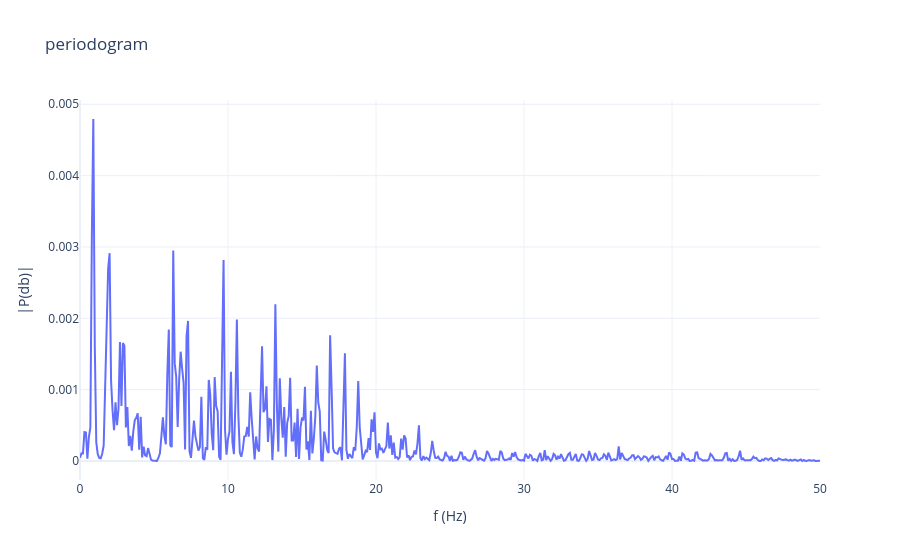

Notebook source saved alongside this figure:
### Code cell
faxis, pxx = periodogram(
    ecg_signal,
    fs=sfreq,
    window=windows.hamming(len(ecg_signal)),
    nfft=len(ecg_signal),
    scaling='density',
    return_onesided=True
)

fig = go.Figure()

fig.add_trace(go.Scatter(
    x=faxis,
    y=pxx,
    mode='lines',
    name='EEG trace'
))

fig.update_layout(
    title='periodogram',
    xaxis_title='f (Hz)',
    yaxis_title='|P(db)|',
    xaxis=dict(range=[0, 50]),  # Equivalent to xlim([0 16])
    template='plotly_white',
    
)
fig.show()

### Figure 1 — Plotly figure (JSON) as saved in the notebook; plotly's stock layout.template omitted (floating-point values rounded to 4 significant figures; data arrays with more than 128 entries replaced by an {"elided": "..."} marker saying what was removed)
{"data": [{"mode": "lines", "name": "EEG trace", "type": "scatter", "x": {"elided": "2501 float values"}, "y": {"elided": "2501 float values"}}], "layout": {"title": {"text": "periodogram"}, "xaxis": {"range": [0, 50], "title": {"text": "f (Hz)"}}, "yaxis": {"title": {"text": "|P(db)|"}}}}
